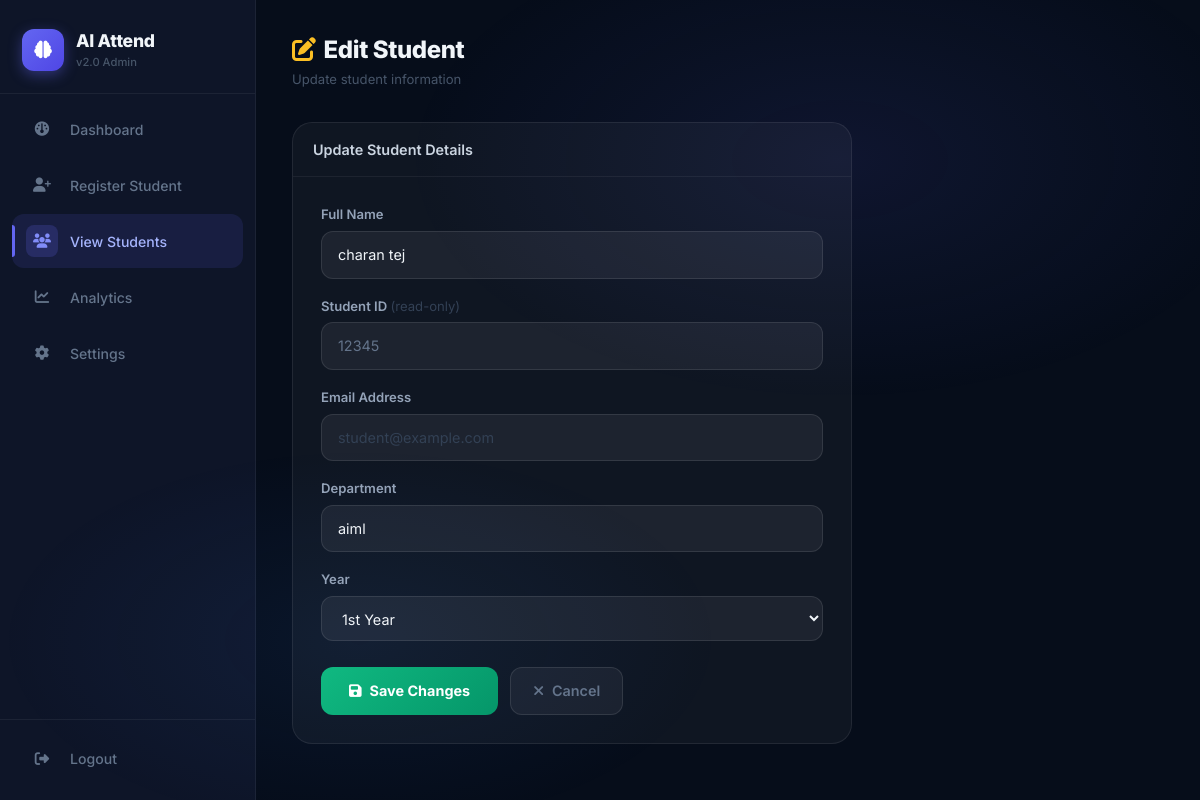
Page /edit_student/2 (signed in) on the committed database.
### tables this page shows
CREATE TABLE students (

    id INTEGER PRIMARY KEY AUTOINCREMENT,

    student_name TEXT,
    student_id TEXT UNIQUE,
    password TEXT,
    department TEXT,
    year TEXT
, email TEXT DEFAULT '');

### backend/app.py (the view, shortened to what this page needs)
@app.route("/edit_student/<int:sid>", methods=["GET", "POST"])
def edit_student(sid):
    if "admin" not in session:
        return redirect("/login")
    conn = get_db()
    student = conn.execute("SELECT * FROM students WHERE id=?", (sid,)).fetchone()
    conn.close()
    return render_template("edit_student.html", student=student)

### backend/app.py (called while the page is built)
def get_db():
    conn = sqlite3.connect(DB_PATH, timeout=30)
    conn.row_factory = sqlite3.Row
    return conn

### frontend/templates/edit_student.html (shortened to what this page needs)
<!DOCTYPE html>
<html lang="en">
<head>
<link href="https://cdn.jsdelivr.net/npm/bootstrap@5.3.3/dist/css/bootstrap.min.css" rel="stylesheet">
<link href="https://cdnjs.cloudflare.com/ajax/libs/font-awesome/6.5.1/css/all.min.css" rel="stylesheet">
<link href="{{ url_for('static', filename='dashboard.css') }}" rel="stylesheet">
</head>
<body>
<div class="dash-layout">
  <aside class="sidebar">
    <div class="sidebar-brand">
      <div class="brand-icon"><i class="fa-solid fa-brain"></i></div>
      <div><div class="brand-text">AI Attend</div><div class="brand-ver">v2.0 Admin</div></div>
    </div>
    <nav>
      <a href="/dashboard" class="nav-link"><span class="nav-icon"><i class="fa-solid fa-gauge"></i></span>Dashboard</a>
      <a href="/register"  class="nav-link"><span class="nav-icon"><i class="fa-solid fa-user-plus"></i></span>Register Student</a>
      <a href="/students"  class="nav-link active"><span class="nav-icon"><i class="fa-solid fa-users"></i></span>View Students</a>
      <a href="/analytics" class="nav-link"><span class="nav-icon"><i class="fa-solid fa-chart-line"></i></span>Analytics</a>
      <a href="/settings"  class="nav-link"><span class="nav-icon"><i class="fa-solid fa-gear"></i></span>Settings</a>
    </nav>
    <div class="sidebar-footer">
      <a href="/logout" class="nav-link nav-logout"><span class="nav-icon"><i class="fa-solid fa-right-from-bracket"></i></span>Logout</a>
    </div>
  </aside>
  <main class="dash-main">
    <div class="dash-topbar">
      <div>
        <div class="topbar-title"><i class="fa-solid fa-pen-to-square me-2" style="color:#fbbf24;"></i>Edit Student</div>
        <div class="topbar-sub">Update student information</div>
      </div>
    </div>
    <div class="panel" style="max-width:560px;position:relative;z-index:1;">
      <div class="panel-header">Update Student Details</div>
      <div style="padding:28px;">
        <form method="POST">
          <div style="margin-bottom:18px;">
            <label class="set-label">Full Name</label>
            <input type="text" name="student_name" class="set-input" value="{{ student[1] }}" required>
          </div>
          <div style="margin-bottom:18px;">
            <label class="set-label">Student ID <span style="color:#334155;font-weight:400;">(read-only)</span></label>
            <input type="text" class="set-input" value="{{ student[2] }}" readonly>
          </div>
          <div style="margin-bottom:18px;">
            <label class="set-label">Email Address</label>
            <input type="email" name="email" class="set-input" value="{{ student[6] if student[6] else '' }}" placeholder="student@example.com">
          </div>
          <div style="margin-bottom:18px;">
            <label class="set-label">Department</label>
            <input type="text" name="department" class="set-input" value="{{ student[4] }}" required>
          </div>
          <div style="margin-bottom:26px;">
            <label class="set-label">Year</label>
            <select name="year" class="set-select" required>
              {% for yr in ['1st Year','2nd Year','3rd Year','4th Year'] %}
              <option {% if student[5]==yr %}selected{% endif %}>{{ yr }}</option>
              {% endfor %}
            </select>
          </div>
          <div style="display:flex;gap:12px;flex-wrap:wrap;">
            <button type="submit" class="btn-save"><i class="fa-solid fa-floppy-disk"></i> Save Changes</button>
            <a href="/students" class="btn-cancel"><i class="fa-solid fa-xmark"></i> Cancel</a>
          </div>
        </form>
      </div>
    </div>
  </main>
</div>
</body>
</html>

### frontend/static/dashboard.css (style rules this page uses)
*, *::before, *::after { box-sizing: border-box; }
body { margin: 0; font-family: 'Inter', 'Segoe UI', sans-serif; background: #060d1a; color: #e2e8f0; min-height: 100vh; }
.dash-layout { display: flex; min-height: 100vh; }
.sidebar { width: 256px; background: rgba(15,23,42,0.95); backdrop-filter: blur(20px); border-right: 1px solid rgba(255,255,255,0.06); display: flex; flex-direction: column; padding: 0; flex-shrink: 0; position: sticky; top: 0; height: 100vh; overflow-y: auto; }
.sidebar-brand { display: flex; align-items: center; gap: 12px; padding: 28px 22px 22px; border-bottom: 1px solid rgba(255,255,255,0.06); }
.sidebar-brand .brand-icon { width: 42px; height: 42px; background: linear-gradient(135deg, #6366f1, #4f46e5); border-radius: 12px; display: flex; align-items: center; justify-content: center; font-size: 1.1rem; color: #fff; flex-shrink: 0; box-shadow: 0 4px 14px rgba(99,102,241,.4); }
.sidebar-brand .brand-text { font-size: 1.1rem; font-weight: 800; color: #f1f5f9; letter-spacing: -.3px; }
.sidebar-brand .brand-ver { font-size: .7rem; color: #475569; font-weight: 500; }
.sidebar nav { flex: 1; padding: 8px 12px; }
.sidebar .nav-link { display: flex; align-items: center; gap: 12px; color: #64748b; text-decoration: none; padding: 11px 14px; border-radius: 12px; font-size: .88rem; font-weight: 500; transition: background .2s, color .2s; margin-bottom: 2px; position: relative; }
.sidebar .nav-link .nav-icon { width: 32px; height: 32px; border-radius: 8px; background: transparent; display: flex; align-items: center; justify-content: center; font-size: .9rem; transition: background .2s; flex-shrink: 0; }
.sidebar .nav-link.active { background: rgba(99,102,241,.12); color: #a5b4fc; }
.sidebar .nav-link.active .nav-icon { background: rgba(99,102,241,.2); color: #818cf8; }
.sidebar .nav-link.active::before { content: ''; position: absolute; left: 0; top: 20%; bottom: 20%; width: 3px; background: #6366f1; border-radius: 0 3px 3px 0; }
.sidebar-footer { padding: 12px; border-top: 1px solid rgba(255,255,255,0.06); }
.sidebar .nav-logout { color: #64748b; }
.dash-main { flex: 1; padding: 32px 36px; overflow-y: auto; background: transparent; }
.dash-main::before { content: ''; position: fixed; inset: 0; background: radial-gradient(ellipse 60% 50% at 70% 20%, rgba(99,102,241,0.1) 0%, transparent 60%), radial-gradient(ellipse 50% 40% at 30% 80%, rgba(59,130,246,0.08) 0%, transparent 60%); pointer-events: none; z-index: 0; }
.dash-topbar { display: flex; justify-content: space-between; align-items: center; flex-wrap: wrap; gap: 16px; margin-bottom: 32px; position: relative; z-index: 1; }
.topbar-title { font-size: 1.5rem; font-weight: 800; color: #f1f5f9; letter-spacing: -.4px; }
.topbar-sub { font-size: .82rem; color: #475569; margin-top: 2px; }
.panel { background: rgba(255,255,255,0.04); border: 1px solid rgba(255,255,255,0.08); border-radius: 20px; overflow: hidden; }
.panel-header { display: flex; justify-content: space-between; align-items: center; padding: 16px 20px; border-bottom: 1px solid rgba(255,255,255,0.06); font-weight: 600; font-size: .9rem; color: #cbd5e1; }

### frontend/templates/edit_student.html (style rules this page uses)
.set-label { color:#94a3b8;font-size:.82rem;font-weight:600;margin-bottom:6px;display:block; }
.set-input,.set-select { width:100%;background:rgba(255,255,255,.06);border:1px solid rgba(255,255,255,.1);border-radius:12px;color:#f1f5f9;padding:12px 16px;font-size:.9rem;font-family:inherit;outline:none;transition:border-color .25s,box-shadow .25s; }
.set-input::placeholder { color:#334155; }
.set-select option { background:#1e293b; }
.set-input[readonly] { color:#64748b;cursor:not-allowed; }
.btn-save { background:linear-gradient(135deg,#10b981,#059669);color:#fff;border:none;border-radius:12px;padding:12px 28px;font-size:.9rem;font-weight:700;font-family:inherit;cursor:pointer;transition:opacity .2s;display:inline-flex;align-items:center;gap:8px; }
.btn-cancel { display:inline-flex;align-items:center;gap:8px;background:rgba(255,255,255,.05);border:1px solid rgba(255,255,255,.1);color:#64748b;border-radius:12px;padding:12px 22px;font-size:.9rem;font-weight:600;text-decoration:none;transition:background .2s,color .2s; }

### rows in the picture
students: student_name "charan tej", student "12345", department "aiml", year "1st Year"
